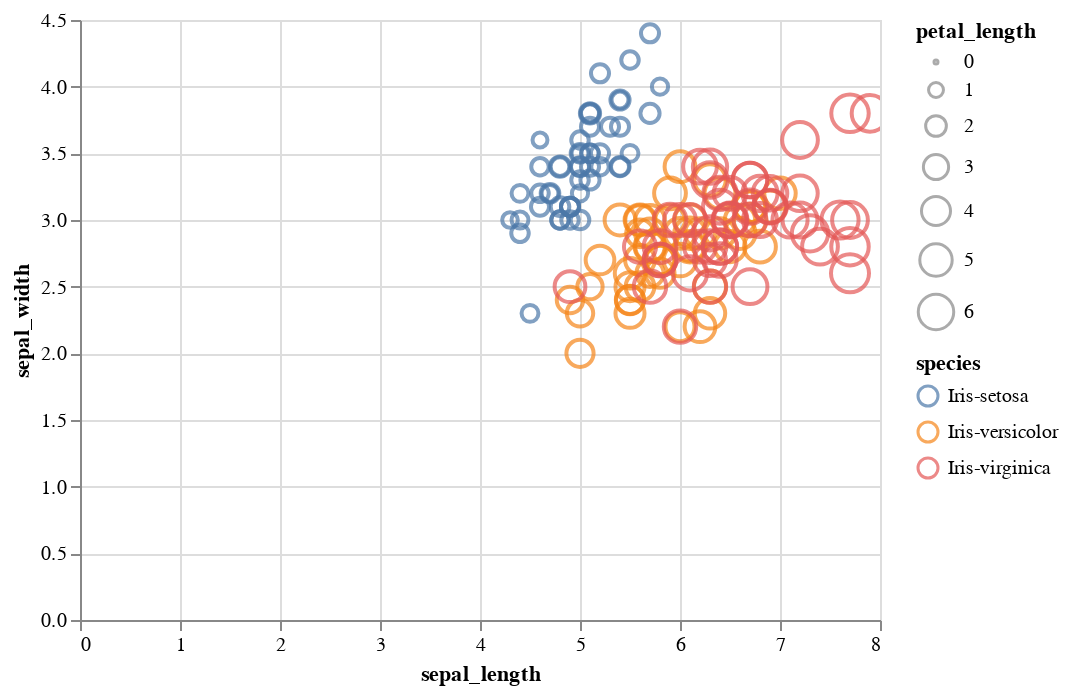

Source (notebook cell):
### Code cell
#3g. Determine the percentage of correct classification on the test set and write conclusions.
# Print the percentage of correct classifications
print('Percentage of correct classifications on the test set:', accuracy)

# Add the predicted labels to the original dataframe
df['predicted_label'] = pd.Categorical.from_codes(labels, categories=df['species'].unique())

# Plot a scatter plot of the features, colored by the predicted labels and sized by the petal length
alt.Chart(df).mark_point().encode(
    x='sepal_length',
    y='sepal_width',
    size='petal_length',
    color='predicted_label',
    stroke='species:N'
).interactive()

### Figure 1 — Vega-Lite specification as saved in the notebook (floating-point values rounded to 4 significant figures; data arrays with more than 128 entries replaced by an {"elided": "..."} marker saying what was removed)
{"config": {"view": {"continuousWidth": 400, "continuousHeight": 300}}, "data": {"name": "data-3592d815af70dd5d35b88099a8de2274"}, "mark": "point", "encoding": {"color": {"type": "nominal", "field": "predicted_label"}, "size": {"type": "quantitative", "field": "petal_length"}, "stroke": {"type": "nominal", "field": "species"}, "x": {"type": "quantitative", "field": "sepal_length"}, "y": {"type": "quantitative", "field": "sepal_width"}}, "selection": {"selector001": {"type": "interval", "bind": "scales", "encodings": ["x", "y"]}}, "$schema": "https://vega.github.io/schema/vega-lite/v4.8.1.json", "datasets": {"data-3592d815af70dd5d35b88099a8de2274": {"elided": "150 records"}}}
